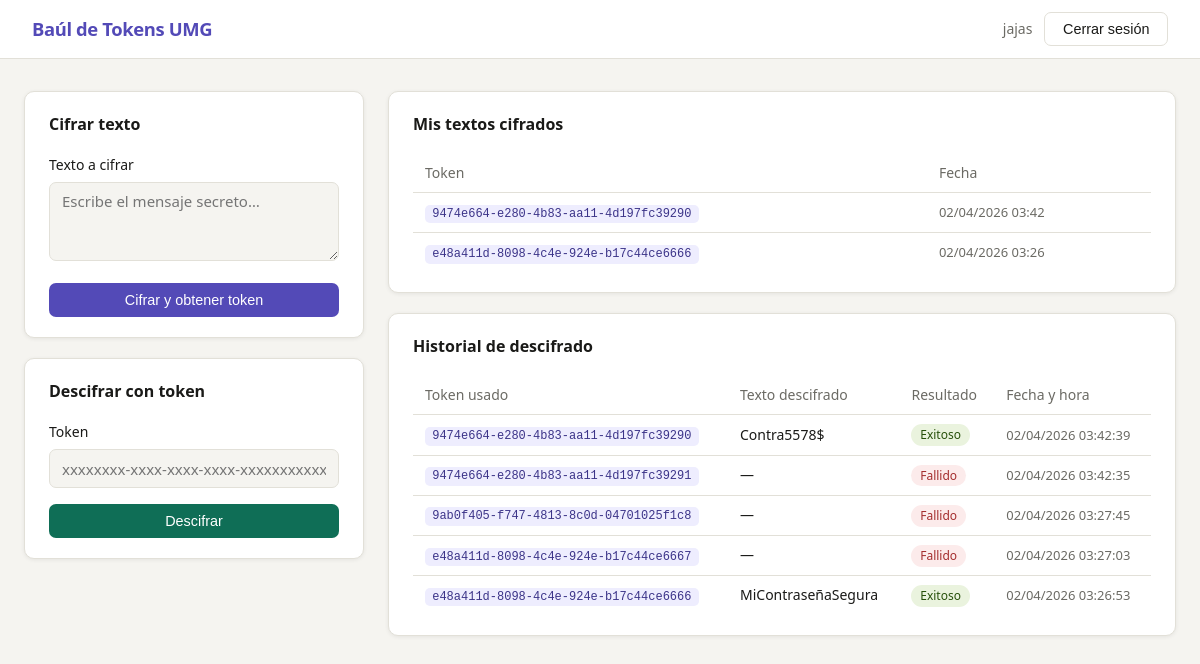
/ (signed in), run on the app's committed database.
### models.py (models this page shows, shortened)
class User(UserMixin, db.Model):
    __tablename__ = "users"
    id         = db.Column(db.Integer, primary_key=True)
    username   = db.Column(db.String(80), unique=True, nullable=False)
    email      = db.Column(db.String(120), unique=True, nullable=False)
    password   = db.Column(db.String(256), nullable=False)
    created_at = db.Column(db.DateTime, default=lambda: datetime.now(timezone.utc))
    messages = db.relationship("SecretMessage", back_populates="owner",
                               cascade="all, delete-orphan", lazy="dynamic")
    attempts = db.relationship("ViewAttempt",   back_populates="viewer",
                               cascade="all, delete-orphan", lazy="dynamic")

class SecretMessage(db.Model):
    __tablename__ = "secret_messages"
    id             = db.Column(db.Integer, primary_key=True)
    token          = db.Column(db.String(36), unique=True, nullable=False, index=True)
    encrypted_text = db.Column(db.Text, nullable=False)
    original_text  = db.Column(db.Text, nullable=False)   # guardado para historial
    created_at     = db.Column(db.DateTime, default=lambda: datetime.now(timezone.utc))
    owner_id = db.Column(db.Integer, db.ForeignKey("users.id"), nullable=False)
    owner    = db.relationship("User", back_populates="messages")
    view_attempts = db.relationship("ViewAttempt", back_populates="secret_message",
                                    cascade="all, delete-orphan", lazy="dynamic")

class ViewAttempt(db.Model):
    __tablename__ = "view_attempts"
    id            = db.Column(db.Integer, primary_key=True)
    token_used    = db.Column(db.String(36), nullable=False)
    original_text = db.Column(db.Text, nullable=True)   # None si el token era inválido
    attempted_at  = db.Column(db.DateTime, default=lambda: datetime.now(timezone.utc))
    successful    = db.Column(db.Boolean, default=False)
    viewer_id = db.Column(db.Integer, db.ForeignKey("users.id"), nullable=False)
    viewer    = db.relationship("User", back_populates="attempts")
    secret_message_id = db.Column(db.Integer, db.ForeignKey("secret_messages.id"),
                                  nullable=True)
    secret_message    = db.relationship("SecretMessage", back_populates="view_attempts")

### secret_routes.py (the view)
@secret.route("/")
@login_required
def home():
    my_messages = (SecretMessage.query
                   .filter_by(owner_id=current_user.id)
                   .order_by(SecretMessage.created_at.desc())
                   .all())
    my_attempts = (ViewAttempt.query
                   .filter_by(viewer_id=current_user.id)
                   .order_by(ViewAttempt.attempted_at.desc())
                   .all())
    return render_template("home.html",
                           my_messages=my_messages,
                           my_attempts=my_attempts)

### user_service.py (called while the page is built)
def init_login_manager(app) -> LoginManager:
    login_manager = LoginManager(app)
    login_manager.login_view     = "auth.login"
    login_manager.login_message  = "Debes iniciar sesión para continuar."
    @login_manager.user_loader
    def load_user(user_id: str) -> User | None:
        return db.session.get(User, int(user_id))
    return login_manager

### templates/home.html (shortened to what this page needs)
{% extends "base.html" %}
{% block content %}
<div class="page-grid">
  <div class="panel">
    <section class="card">
      <h2>Cifrar texto</h2>
      <form method="POST" action="{{ url_for('secret.encrypt') }}">
        <div class="form-group">
          <label for="text">Texto a cifrar</label>
          <textarea id="text" name="text" rows="3" placeholder="Escribe el mensaje secreto…" required></textarea>
        </div>
        <button type="submit" class="btn btn-primary btn-block">Cifrar y obtener token</button>
      </form>
    </section>
    <section class="card">
      <h2>Descifrar con token</h2>
      <form method="POST" action="{{ url_for('secret.decrypt') }}">
        <div class="form-group">
          <label for="token">Token</label>
          <input type="text" id="token" name="token"
                 placeholder="xxxxxxxx-xxxx-xxxx-xxxx-xxxxxxxxxxxx" required>
        </div>
        <button type="submit" class="btn btn-secondary btn-block">Descifrar</button>
      </form>
    </section>
  </div>
  <div class="panel">
    <section class="card">
      <h2>Mis textos cifrados</h2>
      {% if my_messages %}
        <div class="table-wrap">
          <table>
            <thead>
              <tr>
                <th>Token</th>
                <th>Fecha</th>
              </tr>
            </thead>
            <tbody>
              {% for msg in my_messages %}
              <tr>
                <td><code class="token-pill">{{ msg.token }}</code></td>
                <td class="muted">{{ msg.created_at.strftime('%d/%m/%Y %H:%M') }}</td>
              </tr>
              {% endfor %}
            </tbody>
          </table>
        </div>
      {% else %}
        <p class="empty">Aún no has cifrado ningún texto.</p>
      {% endif %}
    </section>
    <section class="card">
      <h2>Historial de descifrado</h2>
      {% if my_attempts %}
        <div class="table-wrap">
          <table>
            <thead>
              <tr>
                <th>Token usado</th>
                <th>Texto descifrado</th>
                <th>Resultado</th>
                <th>Fecha y hora</th>
              </tr>
            </thead>
            <tbody>
              {% for a in my_attempts %}
              <tr>
                <td><code class="token-pill">{{ a.token_used }}</code></td>
                <td>{{ a.original_text or '—' }}</td>
                <td>
                  {% if a.successful %}
                    <span class="badge badge-ok">Exitoso</span>
                  {% else %}
                    <span class="badge badge-fail">Fallido</span>
                  {% endif %}
                </td>
                <td class="muted">{{ a.attempted_at.strftime('%d/%m/%Y %H:%M:%S') }}</td>
              </tr>
              {% endfor %}
            </tbody>
          </table>
        </div>
      {% else %}
        <p class="empty">No hay intentos de descifrado registrados.</p>
      {% endif %}
    </section>
  </div>
</div>
{% endblock %}

### templates/base.html (shortened to what this page needs)
<!DOCTYPE html>
<html lang="es">
<head>
  <link rel="stylesheet" href="{{ url_for('static', filename='css/style.css') }}">
</head>
<body>
  <nav class="navbar">
    <a class="brand" href="{{ url_for('secret.home') }}">Baúl de Tokens UMG</a>
    <div class="nav-links">
      {% if current_user.is_authenticated %}
        <span class="nav-user">{{ current_user.username }}</span>
        <form method="POST" action="{{ url_for('auth.logout') }}" style="display:inline">
          <button type="submit" class="btn btn-outline">Cerrar sesión</button>
        </form>
      {% else %}
        <a href="{{ url_for('auth.login') }}" class="btn btn-outline">Ingresar</a>
        <a href="{{ url_for('auth.register_form') }}" class="btn btn-primary">Registrarse</a>
      {% endif %}
    </div>
  </nav>
  <main class="container">
    {% block content %}{% endblock %}
  </main>
</body>
</html>

### static/css/style.css (style rules this page uses)
*, *::before, *::after { box-sizing: border-box; margin: 0; padding: 0; }
:root { --bg: #f5f4f0; --surface: #ffffff; --border: #e2e0d8; --text: #1a1a18; --muted: #6b6a64; --primary: #534AB7; --primary-h: #3C3489; --secondary: #0F6E56; --danger: #A32D2D; --success: #27500A; --info: #0C447C; --radius: 10px; --shadow: 0 1px 4px rgba(0,0,0,.07); }
body { font-family: system-ui, -apple-system, sans-serif; background: var(--bg); color: var(--text); font-size: 15px; line-height: 1.6; }
.navbar { background: var(--surface); border-bottom: 1px solid var(--border); padding: .75rem 2rem; display: flex; align-items: center; justify-content: space-between; }
.brand { font-weight: 700; font-size: 1.15rem; color: var(--primary); text-decoration: none; letter-spacing: -.02em; }
.nav-links { display: flex; align-items: center; gap: .75rem; }
.nav-user { font-size: .875rem; color: var(--muted); }
.container { max-width: 1200px; margin: 0 auto; padding: 2rem 1.5rem; }
.page-grid { display: grid; grid-template-columns: 340px 1fr; gap: 1.5rem; align-items: start; }
.panel { display: flex; flex-direction: column; gap: 1.25rem; }
.card { background: var(--surface); border: 1px solid var(--border); border-radius: var(--radius); padding: 1.25rem 1.5rem; box-shadow: var(--shadow); }
.card h2 { font-size: 1rem; font-weight: 600; margin-bottom: 1rem; color: var(--text); }
.form-group { margin-bottom: 1rem; }
.form-group label { display: block; font-size: .875rem; font-weight: 500; margin-bottom: .35rem; }
.form-group input, .form-group textarea { width: 100%; padding: .55rem .75rem; border: 1px solid var(--border); border-radius: 7px; font-size: .9375rem; font-family: inherit; background: var(--bg); color: var(--text); transition: border-color .15s; }
.form-group textarea { resize: vertical; }
.btn { display: inline-block; padding: .5rem 1.1rem; border-radius: 7px; font-size: .9rem; font-weight: 500; cursor: pointer; border: 1px solid transparent; transition: background .15s, border-color .15s; text-decoration: none; }
.btn-primary { background: var(--primary); color: #fff; }
.btn-secondary { background: var(--secondary); color: #fff; }
.btn-outline { background: transparent; border-color: var(--border); color: var(--text); }
.btn-block { width: 100%; text-align: center; }
.table-wrap { overflow-x: auto; }
table { width: 100%; border-collapse: collapse; font-size: .875rem; }
th { text-align: left; padding: .5rem .75rem; color: var(--muted); font-weight: 500; border-bottom: 1px solid var(--border); }
td { padding: .5rem .75rem; border-bottom: 1px solid var(--border); vertical-align: middle; }
tr:last-child td { border-bottom: none; }
.muted { color: var(--muted); font-size: .8125rem; }
.token-pill { background: #EEEDFE; color: #3C3489; border-radius: 5px; padding: .15rem .45rem; font-size: .75rem; font-family: monospace; word-break: break-all; }
.badge { font-size: .75rem; padding: .15rem .55rem; border-radius: 20px; font-weight: 500; }
.badge-ok { background: #EAF3DE; color: var(--success); }
.badge-fail { background: #FCEBEB; color: var(--danger); }

### data on the page
User: username "jajas"
SecretMessage: token "9474e664-e280-4b83-aa11-4d197fc39290", created_at "02/04/2026 03:42"
SecretMessage: token "e48a411d-8098-4c4e-924e-b17c44ce6666", created_at "02/04/2026 03:26"
ViewAttempt: token_used "9474e664-e280-4b83-aa11-4d197fc39290", original_text "Contra5578$", successful "Exitoso", attempted_at "02/04/2026 03:42:39"
ViewAttempt: token_used "9474e664-e280-4b83-aa11-4d197fc39291", original_text "—", successful "Fallido", attempted_at "02/04/2026 03:42:35"
ViewAttempt: token_used "9ab0f405-f747-4813-8c0d-04701025f1c8", original_text "—", successful "Fallido", attempted_at "02/04/2026 03:27:45"
ViewAttempt: token_used "e48a411d-8098-4c4e-924e-b17c44ce6667", original_text "—", successful "Fallido", attempted_at "02/04/2026 03:27:03"
ViewAttempt: token_used "e48a411d-8098-4c4e-924e-b17c44ce6666", original_text "MiContraseñaSegura", successful "Exitoso", attempted_at "02/04/2026 03:26:53"
